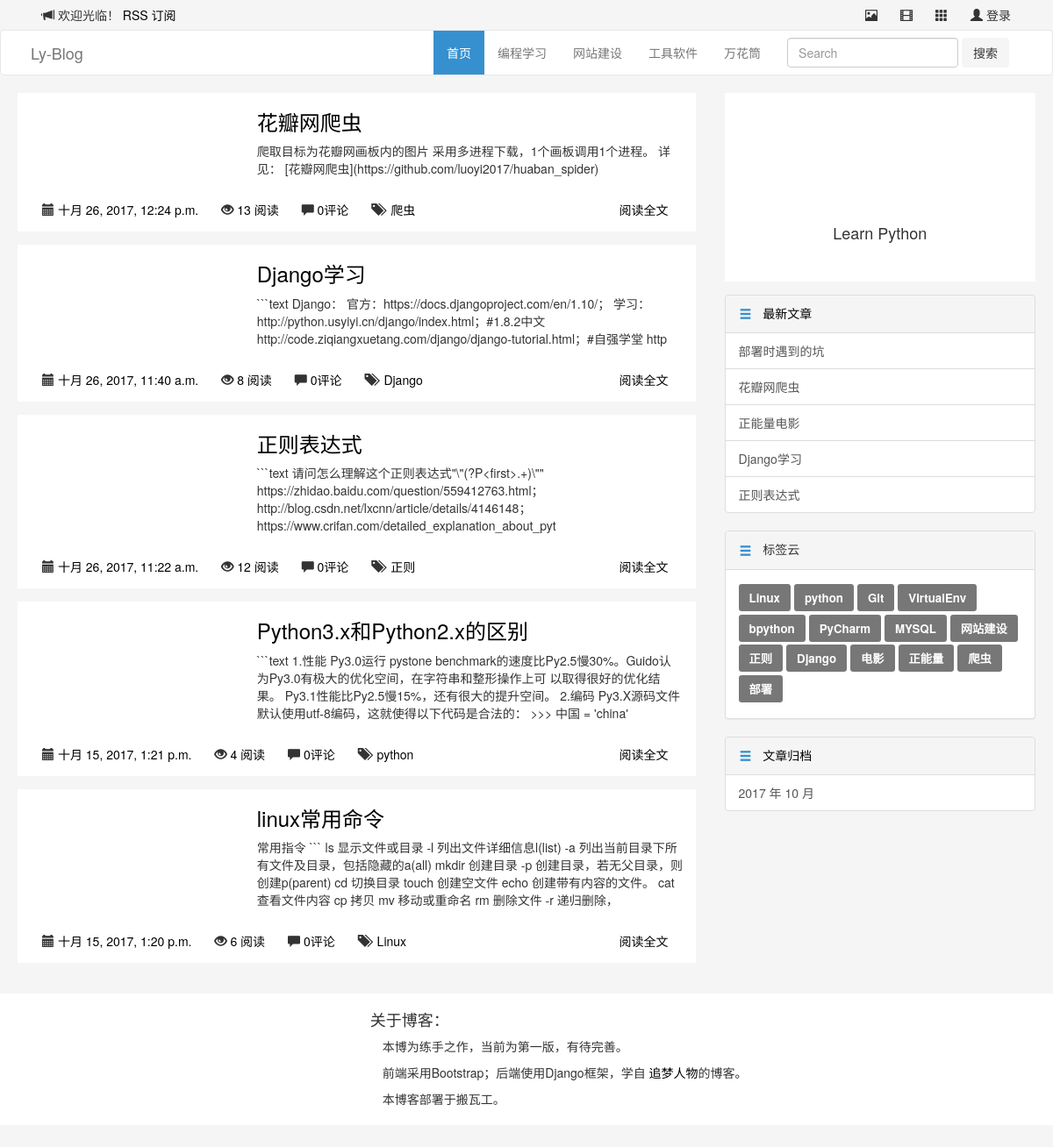
The app's page /category/4/ with its own data.
### blog/models.py (models this page shows, shortened)
@python_2_unicode_compatible
class Category(models.Model):
    name = models.CharField(max_length=100)

@python_2_unicode_compatible
class Article(models.Model):
    title = models.CharField(max_length=70)
    body = models.TextField()
    created_time = models.DateTimeField()
    modified_time = models.DateTimeField()
    excerpt = models.CharField(max_length=200, blank=True)
    category = models.ForeignKey(Category)
    tags = models.ManyToManyField(Tag, blank=True)
    author = models.ForeignKey(User)
    views = models.PositiveIntegerField(default=0)
    def get_absolute_url(self):
        return reverse('blog:detail', kwargs={'pk': self.pk})
    class Meta:
        ordering = ['-created_time']

@python_2_unicode_compatible
class Tag(models.Model):
    name = models.CharField(max_length=100)

### blog/views.py (the view)
# urls.py: url(r'^category/(?P<pk>[0-9]+)/$', views.CategoryView.as_view(), name='category'),
class CategoryView(IndexView):
    def get_queryset(self):
        cate = get_object_or_404(Category, pk=self.kwargs.get('pk'))
        return super(CategoryView, self).get_queryset().filter(category=cate)

### blog/templatetags/blog_tags.py (called while the page is built)
@register.simple_tag
def get_recent_articles(num=5):
    return Article.objects.all().order_by('-created_time')[:num]

@register.simple_tag
def archives():
    return Article.objects.dates('created_time', 'month', order='DESC')

@register.simple_tag
def get_categories():
    return Category.objects.annotate(num_articles=Count('article')).filter(num_articles__gt=0)

@register.simple_tag
def get_tags():
    return Tag.objects.annotate(num_articles=Count('article')).filter(num_articles__gt=0)

### blog/views.py (called while the page is built, shortened)
    def get_context_data(self, **kwargs):
        context = super().get_context_data(**kwargs)
        paginator = context.get('paginator')
        page = context.get('page_obj')
        is_paginated = context.get('is_paginated')
        pagination_data = self.pagination_data(paginator, page, is_paginated)
        context.update(pagination_data)
        return context

    def pagination_data(self, paginator, page, is_paginated):
        if not is_paginated:
            return {}

### templates/blog/index.html (shortened to what this page needs)
{% extends 'base.html' %}
{% block main %}
  <div class="row">
    {% for article in article_list %}
      <div class="col-xs-12 blog-default blog-height-3">
      <div class="row">
        <div class="col-sm-4">
        </div>
        <div class="col-sm-8">
          <h3 class="blog-head"><a href="{{ article.get_absolute_url }}">{{ article.title }}</a></h3>
          <p>{{ article.body|truncatechars:200 }}</p>
        </div>
        <div class="col-sm-12 blog-btn-1">
          <button type="button" class="btn btn-default blog-btn-2 pull-left">
            <span class="glyphicon glyphicon-calendar" aria-hidden="true"></span>
            <a href="{% url 'blog:archives' article.created_time.year article.created_time.month %}">{{ article.created_time }}</a>
          </button>
          <button type="button" class="btn btn-default blog-btn-2 pull-left">
            <span class="glyphicon glyphicon-eye-open" aria-hidden="true"></span>
            <a href="#">{{ article.views }} 阅读</a>
          </button>
          <button type="button" class="btn btn-default blog-btn-2 pull-left">
            <span class="glyphicon glyphicon-comment" aria-hidden="true"></span>
            <a href="{{ article.get_absolute_url }}">{{ article.comment_set.count }}评论</a>
          </button>
          <button type="button" class="btn btn-default blog-btn-2 pull-left">
            <span class="glyphicon glyphicon-tags" aria-hidden="true"></span>
            {% for tag in article.tags.all %}
              <a href="{% url 'blog:tag' tag.pk %}">&nbsp{{ tag.name }}</a>
            {% endfor %}
          </button>
          <button type="button" class="btn btn-default blog-btn-2 pull-right">
            <a href="{{ article.get_absolute_url }}">阅读全文</a>
          </button>
        </div>
      </div>
    </div>
    {% empty %}
      暂时还没有发布的文章！
    {% endfor %}
    <div class="col-xs-12 col-sm-8 col-sm-offset-4 ">
      <nav aria-label="Page navigation">
        <br>
      </nav>
    </div>
  </div>
{% endblock main %}

### templates/base.html (shortened to what this page needs)
{% load staticfiles %}
{% load blog_tags %}
<!DOCTYPE html>
<html lang="zh-CN">
  <head>
    <link href="https://cdn.bootcss.com/bootstrap/3.3.7/css/bootstrap.min.css" rel="stylesheet">
    <link rel="stylesheet" href="{% static 'blog/css/blog_base.css' %}">
    <link rel="stylesheet" href="{% static 'blog/css/highlights/vs.css' %}">
  </head>
  <body>
    <div class="container">
      <button type="button" class="btn btn-default pull-left">
        <span class="glyphicon glyphicon-bullhorn" aria-hidden="true"></span> 欢迎光临！
        <a href="{% url 'rss' %}">RSS 订阅</a>
      </button>
      <a href="#">
        <button type="button" class="btn btn-default pull-right">
          <span class="glyphicon glyphicon-user" aria-hidden="true"></span> 登录
        </button>
      </a>
      <a href="#">
        <button type="button" class="btn btn-default pull-right">
          <span class="glyphicon glyphicon-th" aria-hidden="true"></span>
        </button>
      </a>
      <a href="#">
        <button type="button" class="btn btn-default pull-right">
          <span class="glyphicon glyphicon-film" aria-hidden="true"></span>
        </button>
      </a>
      <a href="#">
        <button type="button" class="btn btn-default pull-right">
          <span class="glyphicon glyphicon-picture" aria-hidden="true"></span>
        </button>
      </a>
    </div>
    <nav class="navbar navbar-default">
      <div class="container">
        <div class="navbar-header">
          <a class="navbar-brand" href="{% url 'blog:index' %}">Ly-Blog</a>
        </div>
        <div class="collapse navbar-collapse" id="bs-example-navbar-collapse-1">
          <form class="navbar-form navbar-right" method="get" id="searchform" action="{% url 'haystack_search' %}">
            <div class="form-group">
              <input type="text" class="form-control" name="q" placeholder="Search">
            </div>
            <button type="submit" class="btn btn-default">搜索</button>
          </form>
          <ul class="nav navbar-nav navbar-right">
            <li class="active"><a href="{% url 'blog:index' %}">首页<span class="sr-only">(current)</span></a></li>
            {% get_categories as category_list %}
            {% for category in category_list %}
              <li>
                <a href="{% url 'blog:category' category.pk %}">
                  {{ category.name }}
                </a>
              </li>
            {% empty %}
              <li><a href="#">暂无分类</a></li>
            {% endfor %}
          </ul>
        </div>
      </div>
    </nav>
<div class="container">
  <div class="row">
    <div class="col-xs-12 col-sm-8">
      {% block main %}
      {% endblock main %}
    </div>
    <div class="col-xs-12 col-sm-4">
      <div class="row">
        <div class="col-sm-11 col-sm-offset-1 blog-height-2 blog-default">
          <div class="row">
            <div class="col-sm-12 blog-height-6" style="background:url(http://owgisv3lp.bkt.clouddn.com/blog/blog_00001.jpg) no-repeat center center;">
            </div>
            <div class="col-sm-12">
              <div class="row">
                <div class="text-center">
                </div>
              </div>
            </div>
            <div class="col-sm-12">
              <div class="row">
                <h4 class="text-center">Learn Python</h4>
              </div>
            </div>
          </div>
        </div>
        <div class="col-sm-11 col-sm-offset-1 blog-height-3">
          <div class="row">
            <div class="list-group">
              <a href="#" class="list-group-item active">
                <button type="button" class="btn btn-default">
                  <span class="glyphicon glyphicon-menu-hamburger" aria-hidden="true"></span>
                </button>
                &nbsp&nbsp最新文章
              </a>
              {% get_recent_articles as recent_article_list %}
              {% for article in recent_article_list %}
                <a href="{{ article.get_absolute_url }}" class="list-group-item">{{ article.title }}</a>
              {% empty %}
                暂无文章！
              {% endfor %}
            </div>
          </div>
        </div>
        <div class="col-sm-11 col-sm-offset-1 blog-height-3">
          <div class="row">
            <div class="panel panel-default">
              <div class="panel-heading">
                <button type="button" class="btn btn-default">
                  <span class="glyphicon glyphicon-menu-hamburger" aria-hidden="true"></span>
                </button>
                &nbsp&nbsp标签云
              </div>
              <div class="panel-body">
                {% get_tags as tag_list %}
                {% for tag in tag_list %}
                  <a href="{% url 'blog:tag' tag.pk %}"><span class="label label-default">{{ tag.name }}</span></a>
                {% empty %}
                暂无标签！
                {% endfor %}
              </div>
            </div>
          </div>
        </div>
        <div class="col-sm-11 col-sm-offset-1 blog-height-3">
          <div class="row">
            <div class="list-group">
              <a href="#" class="list-group-item active">
                <button type="button" class="btn btn-default">
                  <span class="glyphicon glyphicon-menu-hamburger" aria-hidden="true"></span>
                </button>
                &nbsp&nbsp文章归档
              </a>
              {% archives as date_list %}
              {% for date in date_list %}
                <a href="{% url 'blog:archives' date.year date.month %}" class="list-group-item">{{ date.year }} 年 {{ date.month }} 月</a>
              {% empty %}
              暂无归档！
              {% endfor %}
            </div>
          </div>
        </div>
      </div>
    </div>
  </div>
</div>
<div class="container-fluid">
  <div class="row">
    <div class="col-xs-12 blog-height-4 blog-default-2">
      <div class="container blog-padding-2">
        <div class="row">
          <div class="col-xs-12 col-sm-4"></div>
          <div class="col-xs-12 col-sm-8 ">
            <h4>关于博客：</h4>
            <p class="blog-p">本博为练手之作，当前为第一版，有待完善。</p>
            <p class="blog-p">前端采用Bootstrap；后端使用Django框架，学自
              <a href="http://zmrenwu.com/post/2/">追梦人物</a>的博客。
            </p>
            <p class="blog-p">本博客部署于搬瓦工。</p>
          </div>
        </div>
      </div>
    </div>
  </div>
</div>
  </body>
</html>

### blog/static/blog/css/blog_base.css (style rules this page uses)
body { background: #f5f5f5;  }
a { color: black; }
.navbar-default { background-color: white; }
.navbar-default .navbar-nav>.active>a { color: white; background-color: #3690cf; }
.list-group-item > .btn { padding: 0px 0px; color: #3690cf; background-color: transparent; border-color: transparent; margin-top: -2px; }
.list-group-item.active, .list-group-item.active:hover { background-color: #f5f5f5; border-color: #ddd; color: black; }
.panel-heading > .btn { padding: 0px 0px; color: #3690cf; background-color: transparent; border-color: transparent; margin-top: -2px; }
.blog-default { background: #fff; margin-bottom: 15px; }
.blog-default-2 { background: #fff; margin-bottom: 25px; }
.blog-height-2 { height: 215px; }
.blog-height-3 { height: auto; }
.blog-height-4 { height: 150px; }
.blog-height-6 { height: 120px; }
.blog-p { text-indent:1em; }
.blog-padding-2 { padding-top: 10px; }
.blog-btn-1 { margin-top: 10px; padding-bottom: 8px;  }
.blog-btn-1 > .blog-btn-2 { background-color: transparent; border-color: transparent; }
.btn-default { background-color: #f5f5f5; border-color: #f5f5f5; }
.container { padding-right: 20px; padding-left: 20px; }
.label { line-height: 262%; padding: 6px 12px; font-size: 95%; }

### records on screen
Category: name "编程学习"
Category: name "网站建设"
Category: name "工具软件"
Category: name "万花筒"
Article: title "花瓣网爬虫", body "爬取目标为花瓣网画板内的图片 采用多进程下载，1个画板调用1个进程。 详见： [花瓣网爬虫](https://github.com/luoyi2017/huaban_spider)", created_time "十月 26, 2017, 12:24 p.m.", views "13", comment_set.count "0"
Tag: name "爬虫"
Article: title "Django学习", body "```text Django： 官方：https://docs.djangoproject.com/en/1.10/； 学习：http://python.usyiyi.cn/django/index.html；#1.8.2中文 http://code.ziqiangxuetang.com/django/django-tutorial.html；#自强学堂 http", created_time "十月 26, 2017, 11:40 a.m.", views "8", comment_set.count "0"
Tag: name "Django"
Article: title "正则表达式", body "```text 请问怎么理解这个正则表达式\"\\\"(?P<first>.+)\\\"\" https://zhidao.baidu.com/question/559412763.html； http://blog.csdn.net/lxcnn/article/details/4146148； https://www.crifan.com/detailed_explanation_about_pyt", created_time "十月 26, 2017, 11:22 a.m.", views "12", comment_set.count "0"
Tag: name "正则"
Article: title "Python3.x和Python2.x的区别", body "```text 1.性能 Py3.0运行 pystone benchmark的速度比Py2.5慢30%。Guido认为Py3.0有极大的优化空间，在字符串和整形操作上可 以取得很好的优化结果。 Py3.1性能比Py2.5慢15%，还有很大的提升空间。 2.编码 Py3.X源码文件默认使用utf-8编码，这就使得以下代码是合法的： >>> 中国 = 'china'", created_time "十月 15, 2017, 1:21 p.m.", views "4", comment_set.count "0"
Tag: name "python"
Article: title "linux常用命令", body "常用指令 ``` ls 显示文件或目录 -l 列出文件详细信息l(list) -a 列出当前目录下所有文件及目录，包括隐藏的a(all) mkdir 创建目录 -p 创建目录，若无父目录，则创建p(parent) cd 切换目录 touch 创建空文件 echo 创建带有内容的文件。 cat 查看文件内容 cp 拷贝 mv 移动或重命名 rm 删除文件 -r 递归删除，", created_time "十月 15, 2017, 1:20 p.m.", views "6", comment_set.count "0"
Tag: name "Linux"
Article: title "部署时遇到的坑"
Article: title "正能量电影"
Tag: name "Git"
Tag: name "VirtualEnv"
Tag: name "bpython"
Tag: name "PyCharm"
Tag: name "MYSQL"
Tag: name "网站建设"
Tag: name "电影"
Tag: name "正能量"
Tag: name "部署"

### other values on screen
{{ date.year }} "2017"
{{ date.month }} "10"
